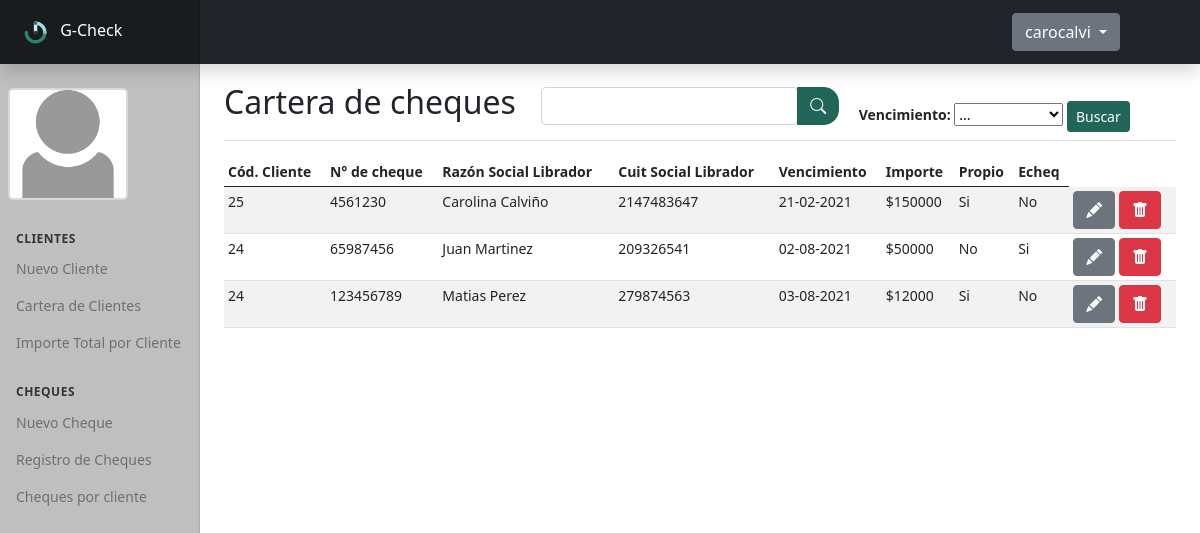
Screenshot of /cheques.php (signed in) with the database file from the repository.
### tables this page shows
CREATE TABLE `users` (
  `id_user` int(11) NOT NULL,
  `usuario` varchar(25) NOT NULL,
  `pass` varchar(10) NOT NULL,
  `imagen` varchar(50) NOT NULL
);

CREATE TABLE `cheques` (
  `clientes_id` int(11) NOT NULL,
  `numero_cheque` int(50) NOT NULL,
  `nombre` varchar(25) NOT NULL,
  `cuit_librador` int(25) NOT NULL,
  `fecha_vto` date NOT NULL,
  `importe` double NOT NULL,
  `propio` varchar(5) NOT NULL,
  `echeq` varchar(5) NOT NULL
);

### cheques.php (the view, shortened to what this page needs)
<?php
include("conexion.php");
include_once("includes/header.php");
include_once("includes/sidebar.php");
include_once("includes/footer.php");
$where = "";
?>
<div class="d-flex justify-content-between flex-wrap flex-md-nowrap align-items-center pt-3 pb-2 mb-3 border-bottom">
  <div class="col-md-4">
    <h2>Cartera de cheques</h2>
  </div>
  <div class="col-md-4">
    <form action="<?php $_SERVER['PHP_SELF']; ?>" method="POST">
      <div class="input-group">
        <div class="form-outline">
          <input type="search" id="form1" class="form-control-dos" name="campo" />
        </div>
        <button type="submit" class="btn btn-primary" name="enviar-nombre" value="Buscar">
          <i class="bi bi-search"></i>
        </button>
      </div>
    </form>
  </div>
  <div class="col-md-4">
    <form action="<?php $_SERVER['PHP_SELF']; ?>" method="POST" id="form-venc" >
		  <div class="form-group">
        <br>
				<b>Vencimiento:</b>
				<select id="vto" name="vto">
					<option selected>...</option>
				</select>
				<input type="submit" id="enviar" name="enviar-vto" value="Buscar" class="btn btn-primary  btn-sm boton-secundario" />
			</div>
    </form>
  </div>
</div>
  <div class="table-responsive">
    <table class="table table-striped table-sm">
      <thead>
        <tr>
          <th scope="col">Cód. Cliente</th>
          <th scope="col">N° de cheque</th>
          <th scope="col">Razón Social Librador</th>
          <th scope="col">Cuit Social Librador</th>
          <th scope="col">Vencimiento</th>
          <th scope="col">Importe</th>
          <th scope="col">Propio</th>
          <th scope="col">Echeq</th>
        </tr>
      </thead>
      <tbody>
        <?php
        $query = "SELECT * FROM cheques $where";
        $result = mysqli_query($conexion, $query);
         while($row = mysqli_fetch_array($result)){ ?>
          <tr>
              <td><?php echo $row['clientes_id']; ?></td>
              <td><?php echo $row['numero_cheque']; ?></td>
              <td><?php echo $row['nombre']; ?></td>
              <td><?php echo $row['cuit_librador']; ?></td>
              <td><?php echo date("d-m-Y", strtotime($row['fecha_vto'])); ?></td>
              <td><?php echo "$".$row['importe']; ?></td>
              <td><?php echo $row['propio']; ?></td>
              <td><?php echo $row['echeq']; ?></td>
              <td><a class="btn btn-secondary" href="editar-cheque.php?id=<?php echo $row['numero_cheque']; ?>"><i class="bi bi-pencil-fill"></i></a>
                  <a class="btn btn-danger" onclick="return  confirm('¿Desea eliminar el registro?')"href="delete-cheque.php?id=<?php echo $row['numero_cheque']; ?>"><i class="bi bi-trash-fill" ></i</a>
              </td>
          </tr>
        <?php } ?>
      </tbody>
    </table>
  </div>

### includes/sidebar.php (shortened to what this page needs)
<body>
<header class="navbar navbar-dark sticky-top bg-dark flex-md-nowrap p-0 shadow">
  <a class="navbar-brand col-md-3 col-lg-2 me-0 px-3" href="#">
    <img src="img/logo.svg" alt="Logo G-Check" width="40px">
    G-Check</a>
  <div class="dropdown perfil">
    <a class="btn btn-secondary dropdown-toggle" href="#" role="button" id="dropdownMenuLink" data-bs-toggle="dropdown" aria-expanded="false">
      <?php echo $_SESSION["usuario"]; ?>
    </a>
  </div>
</header>
<div class="container-fluid">
<div class="row">
<nav id="sidebarMenu" class="col-md-3 col-lg-2 d-md-block bg-light sidebar collapse">
  <div class="position-sticky pt-3">
    <a href="gestion.php" class="nav-link">
      <?php
        $id = $_SESSION['id'];
        $query = "SELECT imagen FROM users WHERE id_user = '$id'";
        $result = mysqli_query($conexion, $query);
        while($row = mysqli_fetch_array($result)){ ?>
         <?php echo "<a href='gestion.php' ><img src='".$row['imagen']."' class='logo'></a>"; ?>
        <?php } ?>
    </a>
    <h6 class="sidebar-heading d-flex justify-content-between align-items-center px-3 mt-4 mb-1 text-muted">
      <span>Clientes</span>
    </h6>
    <ul class="nav flex-column mb-2">
      <li class="nav-item">
        <a class="nav-link" href="nuevo-cliente.php">
          Nuevo Cliente
        </a>
      </li>
     <li class="nav-item">
        <a class="nav-link" href="gestion.php">
          Cartera de Clientes
        </a>
      </li>
      <li class="nav-item">
        <a class="nav-link" href="contador.php">
          Importe Total por Cliente
        </a>
      </li>
    </ul>
    <h6 class="sidebar-heading d-flex justify-content-between align-items-center px-3 mt-4 mb-1 text-muted">
      <span>Cheques</span>
    </h6>
    <ul class="nav flex-column mb-2">
      <li class="nav-item">
        <a class="nav-link" href="nuevo-cheque.php">
          Nuevo Cheque
        </a>
      </li>
      <li class="nav-item">
        <a class="nav-link" href="cheques.php">
          Registro de Cheques
        </a>
      </li>
      <li class="nav-item">
        <a class="nav-link" href="cliente-cheque.php">
          Cheques por cliente
        </a>
      </li>
  </div>
</nav>
<main class="col-md-9 ms-sm-auto col-lg-10 px-md-4 px-3">

### css/style.css (style rules this page uses)
body { font-family: }
a { color: #00332a; text-decoration: none; }
a { color: }
.logo { max-width: 120px; height: auto; margin: 0.5rem; border-radius: 5px; background-color: beige; border: 2px solid rgba(202, 202, 202, 0.623); }
.form-control-dos { display: block; width: 100%; padding: 0.375rem 0.75rem; font-size: 1rem; font-weight: 400; line-height: 1.5; color: #212529; background-color: #fff; background-clip: padding-box; border: 1px solid #ced4da; -webkit-appearance: none; -moz-appearance: none; appearance: none; border-radius: 5px 5px 5px 5px; transition: border-color 0.15s ease-in-out, box-shadow 0.15s ease-in-out; }
.perfil { margin-right: 5rem; }

### css/dashboard.css (style rules this page uses)
body { font-size: .875rem; }
.sidebar { position: fixed; top: 0; bottom: 0; left: 0; z-index: 100; padding: 48px 0 0; box-shadow: inset -1px 0 0 rgba(0, 0, 0, .1); }
.sidebar .nav-link { font-weight: 500; color: #716e6e; }
.sidebar-heading { font-size: .75rem; text-transform: uppercase; }
.navbar-brand { padding-top: .75rem; padding-bottom: .75rem; font-size: 1rem; background-color: rgba(0, 0, 0, .25); box-shadow: inset -1px 0 0 rgba(0, 0, 0, .25); }

### rows the page displays
users: imagen (picture)
cheques: clientes "25", numero_cheque "4561230", nombre "Carolina Calviño", cuit_librador "2147483647", fecha_vto "21-02-2021", importe "150000", propio "Si", echeq "No"
cheques: clientes "24", numero_cheque "65987456", nombre "Juan Martinez", cuit_librador "209326541", fecha_vto "02-08-2021", importe "50000", propio "No", echeq "Si"
cheques: clientes "24", numero_cheque "123456789", nombre "Matias Perez", cuit_librador "279874563", fecha_vto "03-08-2021", importe "12000", propio "Si", echeq "No"

### other values shown
$_SESSION["usuario"] "carocalvi"
